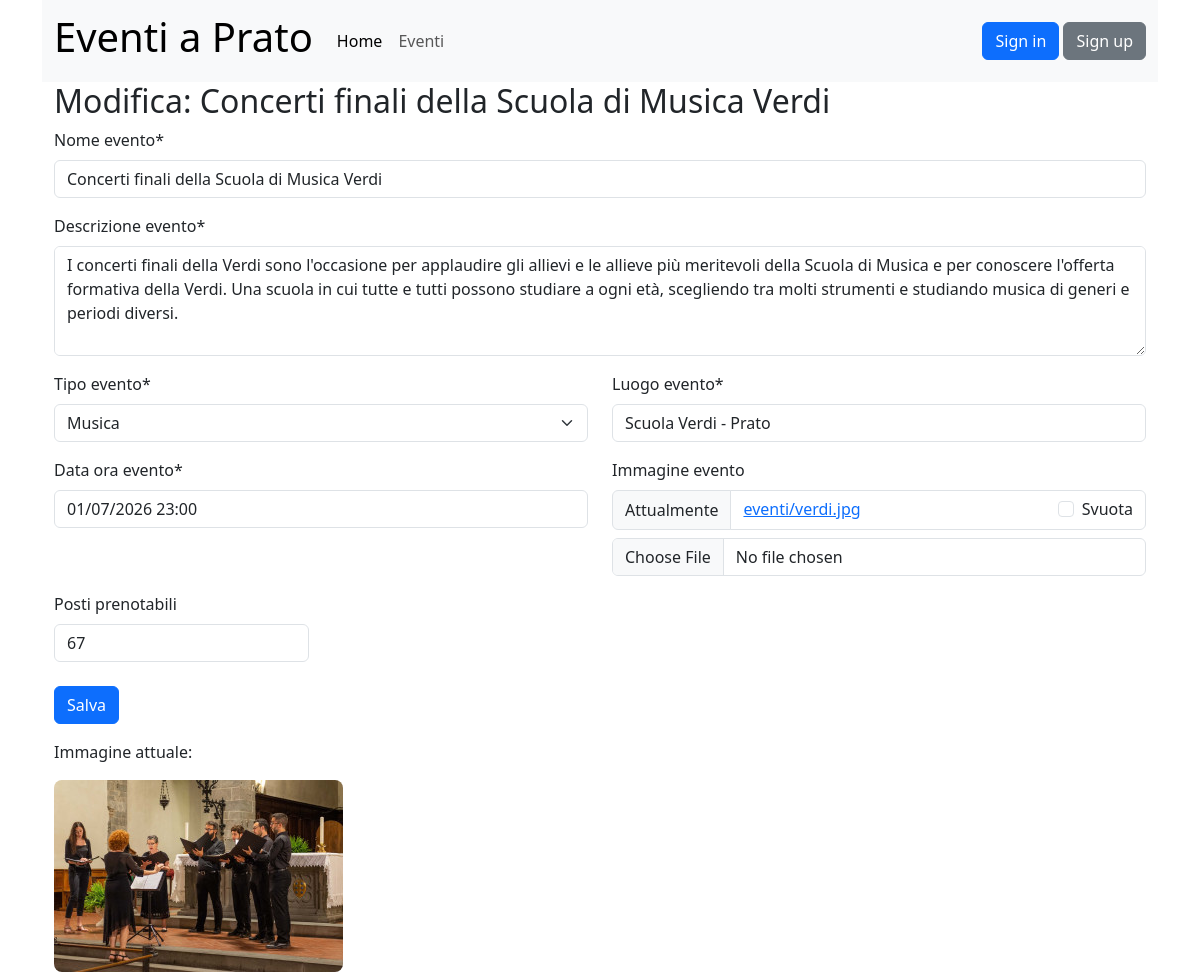
/gestione_eventi/2/, run on an earlier commit of the app's database.
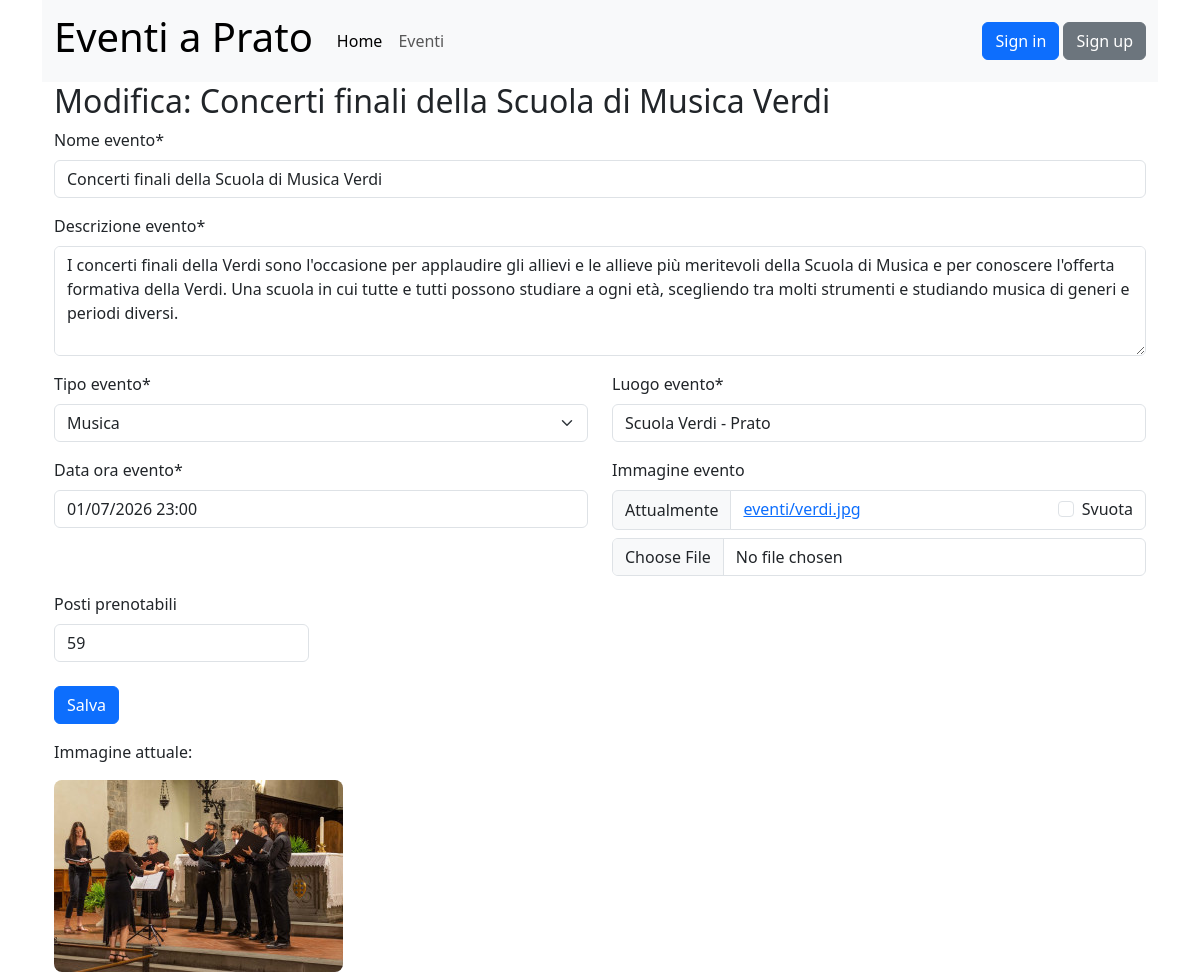
And on a later commit of the database.
### eventi_gestione/models.py (models this page shows, shortened)
class Eventi(models.Model):
    nome_evento = models.CharField(max_length=100)
    descrizione_evento = models.TextField()
    tipo_evento = models.ForeignKey(Tipologia,on_delete=models.CASCADE)
    luogo_evento = models.CharField(max_length=100)
    data_ora_evento = models.DateTimeField()
    immagine_evento = models.ImageField(upload_to='eventi/', blank=True, null=True)
    posti_prenotabili = models.PositiveIntegerField(null=True, blank=True)

### eventi_gestione/views.py (the view, shortened to what this page needs)
# urls.py: path("gestione_eventi/<int:pk>/", EventiUpdateView.as_view(), name="gestione_eventi_modifica"),
class EventiUpdateView(UpdateView):
    model = Eventi
    form_class = GestioneEventiForm
    template_name = 'gestione_eventi.html'
    success_url = reverse_lazy('eventi')
    def get_context_data(self, **kwargs):
        context = super().get_context_data(**kwargs)
        context['titolo_pagina'] = f'Modifica: {self.object.nome_evento}'
        return context

### eventi_gestione/models.py (called while the page is built)
    def __str__(self):
        return self.nome_tipo

### templates/gestione_eventi.html
{% extends "base.html" %}
{% load crispy_forms_tags %}
{% block content %}
    <h2>{{ titolo_pagina }}</h2>
    {% crispy form %}
    {% if form.instance.immagine_evento %}
    <div class="mt-3">
        <p>Immagine attuale:</p>
        <img src="{{ form.instance.immagine_evento.url }}"
             alt="Immagine evento"
             style="max-width: 300px; border-radius: 8px;">
    </div>
{% endif %}
{% endblock content %}

What changed in the data, as far as the page shows it:
changed Eventi "Concerti finali della Scuola di Musica Verdi": posti_prenotabili "67" → "59"
